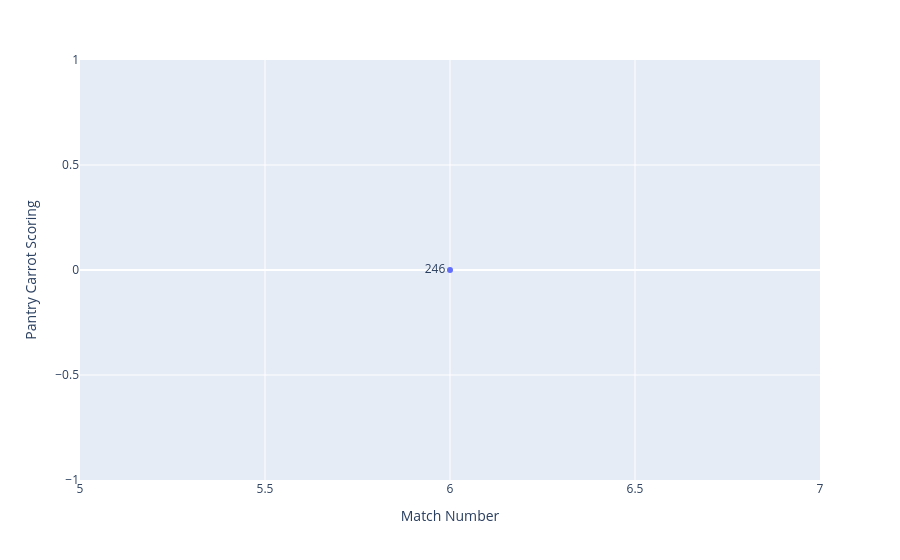

This figure's notebook cell:
### Code cell
fig = px.scatter(scouted_data, x="Match Number", y="Pantry Carrot Scoring", text="Team and Robot")

fig.update_traces(textposition="middle left")

fig

### Figure 1 — Plotly figure (JSON) as saved in the notebook; plotly's stock layout.template omitted (floating-point values rounded to 4 significant figures)
{"data": [{"hovertemplate": "Match Number=%{x}<br>Pantry Carrot Scoring=%{y}<br>Team and Robot=%{text}<extra></extra>", "legendgroup": "", "marker": {"color": "#636efa", "symbol": "circle"}, "mode": "markers+text", "name": "", "orientation": "v", "showlegend": false, "text": [246.0], "textposition": "middle left", "type": "scatter", "x": [6], "xaxis": "x", "y": [0], "yaxis": "y"}], "layout": {"legend": {"tracegroupgap": 0}, "margin": {"t": 60}, "xaxis": {"anchor": "y", "domain": [0, 1], "title": {"text": "Match Number"}}, "yaxis": {"anchor": "x", "domain": [0, 1], "title": {"text": "Pantry Carrot Scoring"}}}}
